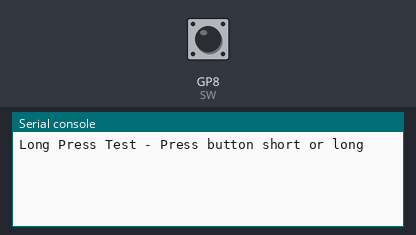
The program below on a simulated Raspberry Pi Pico running MicroPython. Shown: the last lines printed to the serial console. The test bench sets the inputs (shaded band); at power-on: GP8 (SW) HIGH.

Above: at 1.3 s.
1.4 s: GP8 (SW) pulled LOW for 0.15 s
At 2.1 s:
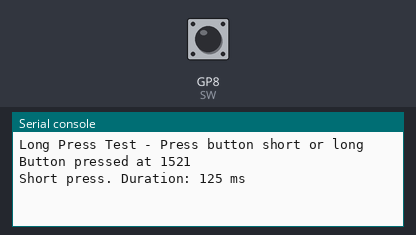
3.1 s: GP8 (SW) pulled LOW for 3.2 s
At 4.3 s:
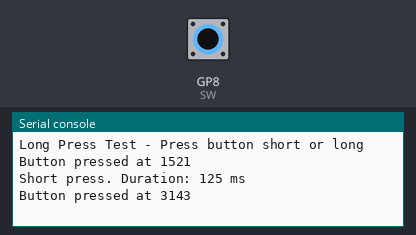
7.8 s: GP8 (SW) pulled LOW for 1 s
At 10.3 s:
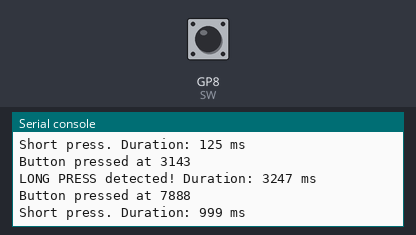

The program:

long_press_test.py
```python
# Long Press Test - Diagnose button long press detection
# Encoder: SW=GP8 (pull-up)
# OLED: I2C0 SDA=GP4, SCL=GP5

import machine, time
from machine import Pin, I2C
import framebuf

# ---------------- OLED init ----------------
OLED_W, OLED_H = 128, 64
i2c = I2C(0, sda=Pin(4), scl=Pin(5), freq=100_000)
addrs = i2c.scan()
if not addrs:
    print("No I2C devices found.")
ADDR = addrs[0] if addrs else 0x3C

class SH1106_I2C:
    def __init__(self, w,h,i2c,addr=0x3C):
        self.width,self.height,self.i2c,self.addr = w,h,i2c,addr
        self.buffer = bytearray(w*h//8)
        self.fb = framebuf.FrameBuffer(self.buffer, w, h, framebuf.MONO_VLSB)
        def cmd(*cs):
            for c in cs: self.i2c.writeto(self.addr, b'\\x00'+bytes([c]))
        cmd(0xAE,0x20,0x00,0x40,0xA1,0xC8,0x81,0x7F,0xA6,0xA8,0x3F,
            0xAD,0x8B,0xD3,0x00,0xD5,0x80,0xD9,0x22,0xDA,0x12,0xDB,0x35,0xAF)
        self.fill(0); self.show()
    def fill(self,c): self.fb.fill(c)
    def text(self,s,x,y,c=1): self.fb.text(s,x,y,c)
    def show(self):
        for p in range(self.height//8):
            self.i2c.writeto(self.addr, b'\\x00'+bytes([0xB0+p,0x02,0x10]))
            s = self.width*p; e = s+self.width
            self.i2c.writeto(self.addr, b'\\x40'+self.buffer[s:e])

try:
    disp = SH1106_I2C(OLED_W, OLED_H, i2c, addr=ADDR)
except:
    class DummyDisp:
        def fill(self, c): pass
        def text(self, s, x, y, c=1): pass
        def show(self): pass
    disp = DummyDisp()

# ---------------- Button ----------------
SW = Pin(8, Pin.IN, Pin.PULL_UP)

DEBOUNCE_MS = 200
LONG_PRESS_MS = 1000

last_button_time = 0
press_start_time = 0
button_down = False
short_press_count = 0
long_press_count = 0
last_press_duration = 0

print("Long Press Test - Press button short or long")

while True:
    time.sleep_ms(20)
    now = time.ticks_ms()

    # Detect button press (transition from released to pressed)
    if SW.value() == 0 and not button_down:
        # Button just pressed
        if time.ticks_diff(now, last_button_time) > DEBOUNCE_MS:
            button_down = True
            press_start_time = now
            print("Button pressed at", now)

    # Detect button release
    elif SW.value() == 1 and button_down:
        # Button just released
        button_down = False
        press_duration = time.ticks_diff(now, press_start_time)
        last_press_duration = press_duration
        last_button_time = now

        if press_duration >= LONG_PRESS_MS:
            long_press_count += 1
            print("LONG PRESS detected! Duration:", press_duration, "ms")
        else:
            short_press_count += 1
            print("Short press. Duration:", press_duration, "ms")

    # Display
    disp.fill(0)
    disp.text("Long Press Test", 0, 0)
    disp.text("Short: {}".format(short_press_count), 0, 16)
    disp.text("Long: {}".format(long_press_count), 0, 28)

    if button_down:
        hold_time = time.ticks_diff(now, press_start_time)
        disp.text("Holding: {}ms".format(hold_time), 0, 40)
    else:
        disp.text("Last: {}ms".format(last_press_duration), 0, 40)

    disp.text("SW: {}".format(SW.value()), 0, 52)
    disp.show()
```

Measured:
- after the input at 1.4 s, the serial console: prints a new line after 0.12 s (image 1)
- after the input at 3.1 s, the serial console: prints a new line at once (image 2)
- after the input at 7.8 s, the serial console: prints a new line after 0.09 s (image 3)
